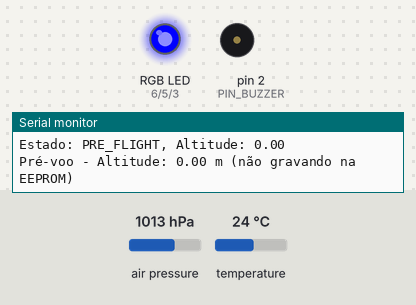
Bench run of a sketch on a simulated Arduino Uno, built with avr-gcc and run on an emulated ATmega328P. Shown: an RGB LED mixed from three pins (HIGH = lit), buzzer (waves = sounding), the last lines printed to the serial monitor. The inputs (shaded band) are chosen by the test bench; at power-on: air pressure 1013 hPa, temperature 24 °C. Storage starts empty; EEPROM starts erased; pins used as bus, display or sensor lines are not drawn.

Above: at 2.3 s.
2.4 s: air pressure set to 1011 hPa
At 2.94 s:
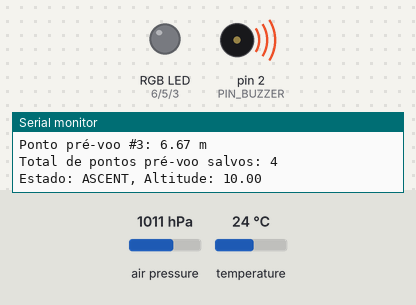
At 3.65 s:
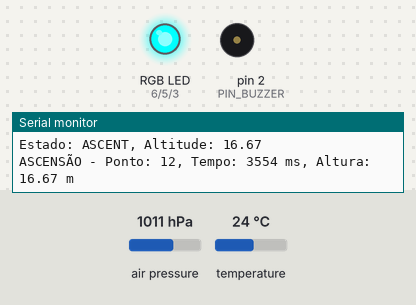
5.4 s: air pressure set to 1025 hPa
At 6.5 s:
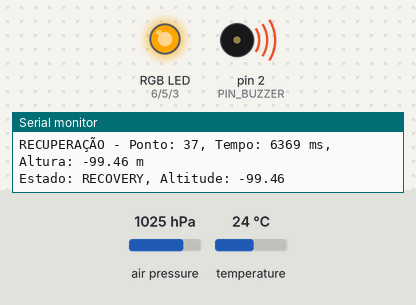
Timing chart, 0 to 17.4 s (numbered marks = the images above; inputs shaded):
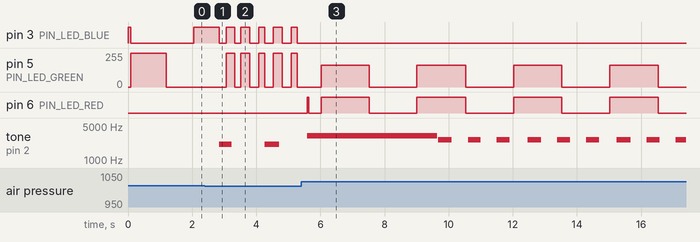

The sketch:

recovery.ino
```cpp
#include <SFE_BMP180.h>
#include <Wire.h>
#include <EEPROM.h>
#include <SD.h>
#include <SPI.h>

File logFile;

SFE_BMP180 pressure;
#define PIN_SKIB 1
#define PIN_BUZZER 2
#define PIN_LED_RED 6
#define PIN_LED_GREEN 5 //na placa do computador de bordo, está invertido com o blue, portanto depois mude esta linha pra 5 e a do blue para 3
#define PIN_LED_BLUE 3
#define PIN_SPI_CS 10
#define PIN_SPI_MOSI 11
#define PIN_SPI_MISO 12
#define PIN_SPI_SCK 13


#define MAX_ALTITUDE_ADDRESS 0        // Altitude máxima (2 bytes - short int)
#define BASE_PRESSURE_ADDRESS 2       // Pressão base (4 bytes - double)
#define FLIGHT_DATA_START_ADDRESS 6   // Início dos dados de voo (após os 6 bytes usados)
//#define MAX_FLIGHT_DATA_POINTS 250    // Total de pontos (EEPROM: 512 - 6 = 506 bytes / 2 = 253, arredondamos para 250)
#define MAX_FLIGHT_DATA_POINTS 497    // Total de pontos (EEPROM: 1000 - 6 = 994 bytes / 2 = 497)
#define ALTITUDE_SCALE_FACTOR 10.0    // Fator de escala: multiplicar por 10 para preservar 1 casa decimal
#define WINDOW_SIZE 5
#define ASCENT_THRESHOLD 5.0  // Altitude em metros para considerar que o foguete começou a subir
#define DESCENT_DETECTION_THRESHOLD 5.0  // Diferença em metros para detectar descida
#define JUMP_ASCENT 3
#define JUMP_DESCENT 30
#define SKIB_DEACTIVATION_TIME 2000     // Contagem para desativar o SKIB
#define SKIB_BUZZER_DURATION 4000       // Duração do buzzer durante ativação do SKIB (4 segundos)
#define MIN_ALTITUDE_TO_RECORD 5.0      // Altitude mínima para iniciar gravação na EEPROM
#define PRE_FLIGHT_QUEUE_SIZE 4        // Tamanho da fila de pontos pré-voo

// Intervalos para gravação na EEPROM
#define RECORD_INTERVAL_ASCENT 50     // 50ms durante a subida (maior frequência)
#define RECORD_INTERVAL_DESCENT 200   // 200ms durante a descida (menor frequência)

// Intervalos para gravação no SD Card
#define RECORD_INTERVAL_SD 10     // 10ms para gravação no SD Card

// Estados do sistema
enum FlightState {
  PRE_FLIGHT,    // Pré-voo: monitorando altura, bipando, mas não gravando na EEPROM
  ASCENT,        // Ascensão: gravando dados na EEPROM com alta frequência
  RECOVERY       // Recuperação: SKIB ativado, gravando com baixa frequência
};

// Variáveis para gravação na EEPROM
unsigned int recordCounter = 0;        // Contador de registros gravados
unsigned long lastRecordTime = 0;      // Tempo da última gravação

// Variáveis para gravação no SD Card
unsigned long lastSdRecordTime = 0;      // Tempo da última gravação no SD

// Sistema de estados
FlightState currentState = PRE_FLIGHT;

// Fila circular para pontos pré-voo
double preFlightQueue[PRE_FLIGHT_QUEUE_SIZE];
int preFlightQueueIndex = 0;
bool preFlightQueueFull = false;


double baseline;
double maxAltitude = -999;
bool armado = true;
int jumpSubida = JUMP_ASCENT;
int jumpDescida = JUMP_DESCENT;
int contadorDeTempo = 0;
bool isDescending = false;
bool sensorConnected = false;
bool apogeuDetectado = false; // Flag que indica se já detectamos o apogeu
double smoothedAltitude = 0.0;  // Adicionada como variável global

unsigned long skibActivatedAt = 0;
bool skibDeactivated  = false;

// Variáveis para controle do buzzer durante ativação do SKIB
bool skibBuzzerActive = false;
unsigned long skibBuzzerEndTime = 0;


double alturasSuavizadas[5] = {0, 0, 0, 0, 0};
double altitudeReadings[WINDOW_SIZE] = {0}; // ? inicializando array com escalar?
int currentReadingIndex = 0;
int totalReadings = 0;

// constantes de tempo
// Intervalos em milissegundos do led isWorking
const unsigned long BLINK_INTERVAL = 1000; // ciclo completo de 1 segundo
const unsigned long BLINK_ON_TIME  = 100;  // LED fica ligado 100 ms

// Estado do LED de trabalho
unsigned long previousBlinkMillis = 0;
bool ledWorkingState = LOW;

// ——— Configuração do buzzer periódico ———
const unsigned long BEEP_PERIOD_PREFLIGHT = 3000;  // intervalo entre beeps no pré-voo (ms)
const unsigned long BEEP_PERIOD_ASCENT     = 1000;  // intervalo entre beeps na ascensão (ms)
const unsigned long BEEP_PERIOD_RECOVERY   = 500;   // intervalo entre beeps na recuperação (ms)
const unsigned long BEEP_DURATION  =  400;  // duração de cada beep (ms)
const unsigned int  BEEP_FREQUENCY_PREFLIGHT = 1500;  // frequência para pré-voo (Hz)
const unsigned int  BEEP_FREQUENCY_ASCENT    = 2093;  // frequência para ascensão (Hz)
const unsigned int  BEEP_FREQUENCY_RECOVERY  = 3136;  // frequência para recuperação (Hz)
const unsigned int  BEEP_FREQUENCY_SKIB      = 2637;  // frequência após ativação do skib (Hz)

unsigned long previousBeepTime = 0;
bool isBeeping = false;

// Estado do buzzer
unsigned long previousBeepMillis = 0;
bool buzzerState = HIGH; // buzzer inativo é HIGH

// Controle de tempo para leitura do sensor (substitui o delay)
const unsigned long SENSOR_READ_INTERVAL = 50;  // 50ms entre leituras do sensor
unsigned long lastSensorReadTime = 0;

// Armazena o começo do voo
unsigned long flightStartTime = 0;

void setup() {
  Serial.begin(9600);
  Serial.println(F("Iniciando sistema de altímetro"));

  pinMode(PIN_LED_RED, OUTPUT);
  pinMode(PIN_LED_GREEN, OUTPUT);
  pinMode(PIN_LED_BLUE, OUTPUT);
  pinMode(PIN_BUZZER, OUTPUT);
  pinMode(PIN_SKIB, OUTPUT);

  setRGB(0, 0, 255); // Blue light while booting

  bool sdReady = setupSDCard();
  bool sensorReady = pressure.begin();
  sensorConnected = sensorReady;

  if (sensorReady && sdReady) {
    Serial.println(F("Sistema pronto. Altimetro e SD Card OK."));
    setRGB(0, 255, 0); // Green
    delay(1000); // Show green light for 1 second
  } else {
    // Loop indefinitely and blink the error color
    while (1) {
      if (!sensorReady && !sdReady) {
        Serial.println(F("ERRO: Falha no Altimetro e no SD Card!"));
        setRGB(255, 0, 0); // Red
      } else if (sensorReady && !sdReady) {
        Serial.println(F("ERRO: Falha no SD Card!"));
        setRGB(255, 255, 0); // Yellow
      } else if (!sensorReady && sdReady) {
        Serial.println(F("ERRO: Falha no Altimetro!"));
        setRGB(255, 0, 255); // Magenta
      }
      delay(500);
      setRGB(0, 0, 0); // Off
      delay(500);
    }
  }

  baseline = readBaselineFromEEPROM();
  resetBaseline();

  // Inicializar fila pré-voo
  initializePreFlightQueue();
}
bool setupSDCard() {
  Serial.print(F("Initializing SD card..."));
  pinMode(PIN_SPI_CS, OUTPUT);

  if (!SD.begin(PIN_SPI_CS)) {
    Serial.println(F("initialization failed!"));
    return false;
  }
  Serial.println(F("initialization done."));

  // Create a new file
  char fileName[] = "LOG_00.CSV";
  for (uint8_t i = 0; i < 100; i++) {
    fileName[4] = i / 10 + '0';
    fileName[5] = i % 10 + '0';
    if (!SD.exists(fileName)) {
      // Create the file
      logFile = SD.open(fileName, FILE_WRITE);
      break;
    }
  }

  if (logFile) {
    Serial.print(F("Logging to: "));
    Serial.println(fileName);
    logFile.println("Timestamp,Altitude,State");
    logFile.flush();
    return true;
  } else {
    Serial.println(F("Couldn't create file!"));
    return false;
  }
}

void logDataToSD() {
  if (logFile) {

    unsigned long tempoDeVoo_ms = millis() - flightStartTime; //Converter o tempo de vôo para tempo de vôo efetivo em segundos

    double tempoDeVoo_s = tempoDeVoo_ms / 1000.0;

    logFile.print(tempoDeVoo_s);

    logFile.print(",");
    logFile.print(smoothedAltitude);
    logFile.print(",");
    logFile.println(getStateString());
    logFile.flush();
  }
}


void loop() {
  // Controlar frequência de leitura do sensor sem bloquear o programa
  unsigned long currentTime = millis();

  // Grava no cartão SD em alta frequência
  if (currentTime - lastSdRecordTime >= RECORD_INTERVAL_SD) {
    lastSdRecordTime = currentTime;
    if (currentState != PRE_FLIGHT) { // Começa a gravar no SD depois do PRE_FLIGHT
        logDataToSD();
    }
  }

  // Só faz leitura do sensor a cada SENSOR_READ_INTERVAL ms
  if (currentTime - lastSensorReadTime >= SENSOR_READ_INTERVAL) {
    lastSensorReadTime = currentTime;

    double P = getPressure();
    if (P != -1) {
      double rawAltitude = pressure.altitude(P, baseline);
      smoothedAltitude = getSmoothedAltitude(rawAltitude);

      // Atualizar alturas suavizadas
      updateSmoothAltitudeHistory();


      if (currentState != PRE_FLIGHT) {
          logDataToSD(); // Chama a gravação da altura para o modulo sd
      }

      Serial.print(F("Estado: "));
      Serial.print(getStateString());
      Serial.print(F(", Altitude: "));
      Serial.println(smoothedAltitude);

      // Lógica baseada em estados
      switch (currentState) {
        case PRE_FLIGHT:
          handlePreFlightState();
          break;
        case ASCENT:
          handleAscentState();
          break;
        case RECOVERY:
          handleRecoveryState();
          break;
      }

      // Verificar transições de estado
      checkStateTransitions();

      // Atualizar altitude máxima
      if (smoothedAltitude > maxAltitude) {
        maxAltitude = smoothedAltitude;
      }

      // Gerenciar desativação do SKIB
      if (!armado && !skibDeactivated && millis() - skibActivatedAt >= SKIB_DEACTIVATION_TIME) {
        desativarSkib();
        skibDeactivated = true;
        Serial.println(F("SKIB desativado após timeout."));
      }
    }
  }

  // Gerenciar buzzer e LEDs (executam sempre, independente da leitura do sensor)
  updateSkibBuzzer();
  updateStateLED();
  updateBuzzerByState();

  // Removido o delay(50) - agora controlado por millis()
}

// Gerencia o buzzer durante a ativação do SKIB
void updateSkibBuzzer() {
  if (skibBuzzerActive) {
    // Se o tempo de buzzer do SKIB acabou
    if (millis() >= skibBuzzerEndTime) {
      noTone(PIN_BUZZER);
      skibBuzzerActive = false;
      Serial.println(F("Buzzer do SKIB finalizado."));
    }
    // Caso contrário, manter o buzzer ligado
  }
}

// Salva a altitude na EEPROM como um short int
void saveAltitudeToEEPROM(double altitude, unsigned int index) {
  // Converte altitude para short int com fator de escala
  short int altitudeScaled;

  // Limitação: tratamento para altitudes fora do intervalo representável
  if (altitude < -3276.8) {
    altitudeScaled = -32768;
  }
  else if (altitude > 3276.7) {
    altitudeScaled = 32767;
  }
  else {
    altitudeScaled = (short int)(altitude * ALTITUDE_SCALE_FACTOR);  // Multiplica por 10 para preservar uma casa decimal
  }

  // Calcula o endereço na EEPROM (cada registro ocupa 2 bytes)
  int address = FLIGHT_DATA_START_ADDRESS + (index * 2);

  // Grava o short int na EEPROM
  EEPROM.put(address, altitudeScaled);
}

// Lê a altitude da EEPROM
double readAltitudeFromEEPROM(unsigned int index) {
  int address = FLIGHT_DATA_START_ADDRESS + (index * 2);
  short int altitudeScaled;

  // Lê o short int da EEPROM
  EEPROM.get(address, altitudeScaled);

  // Converte de volta para double
  return altitudeScaled / ALTITUDE_SCALE_FACTOR;
}


double getSmoothedAltitude(double newAltitude) { //faz  a media das ultimas windowsize altitudes
  altitudeReadings[currentReadingIndex] = newAltitude; //o indice atual recebe a altura atual
  currentReadingIndex = (currentReadingIndex + 1) % WINDOW_SIZE; // contador de 1 a 5

  double sum = 0;
  int count = totalReadings < WINDOW_SIZE ? totalReadings : WINDOW_SIZE;  //if totalreadins(começa em 0), menor que o vetor window size 5
  for (int i = 0; i < count; i++) {
    sum += altitudeReadings[i];
  }

  totalReadings++;
  return sum / count;
}

double getPressure() {
  char status;
  double T, P;  // T = temperatura, P = pressão

  // ETAPA 1: Iniciar medição de temperatura
  status = pressure.startTemperature();  // Inicia a medição de temperatura
  if (status == 0) return -1;            // Se houver erro, interrompe imediatamente

  delay(status);  // Aguarda o tempo necessário para completar a medição

  // ETAPA 2: Obter a temperatura
  status = pressure.getTemperature(T);   // Lê o valor da temperatura
  if (status == 0) return -1;            // Se houver erro, interrompe imediatamente

  // ETAPA 3: Iniciar medição de pressão
  status = pressure.startPressure(1);    // Inicia a medição de pressão (1 = resolução padrão)
  if (status == 0) return -1;            // Se houver erro, interrompe imediatamente

  delay(status);  // Aguarda o tempo necessário para completar a medição

  // ETAPA 4: Obter a pressão (usando a temperatura como parâmetro)
  status = pressure.getPressure(P, T);   // Lê o valor da pressão
  if (status == 0) return -1;            // Se houver erro, interrompe imediatamente

  return P;  // Retorna o valor da pressão se tudo funcionou corretamente
}

void ativaSkib() {
  digitalWrite(PIN_SKIB, HIGH);
  setRGB(255, 0, 0); // Red
}

void desativarSkib() {
  digitalWrite(PIN_SKIB, LOW);
  // The LED will be controlled by updateStateLED in the loop
}

// Salva a altitude máxima na EEPROM
void saveMaxAltitudeToEEPROM(short int maxAltitudeInt) {
  EEPROM.put(MAX_ALTITUDE_ADDRESS, maxAltitudeInt);
}

// Lê a altitude máxima da EEPROM
double readMaxAltitudeFromEEPROM() {
  short int maxAltitudeInt;
  EEPROM.get(MAX_ALTITUDE_ADDRESS, maxAltitudeInt);
  return maxAltitudeInt / 10.0;
}

double readBaselineFromEEPROM() {
  double savedBaseline;
  EEPROM.get(BASE_PRESSURE_ADDRESS, savedBaseline);
  return (savedBaseline > 0) ? savedBaseline : getPressure();
}

void saveBaselineToEEPROM(double pressure) {
  EEPROM.put(BASE_PRESSURE_ADDRESS, pressure);
}

void setRGB(byte red, byte green, byte blue) {
  analogWrite(PIN_LED_RED, red);
  analogWrite(PIN_LED_GREEN, green);
  analogWrite(PIN_LED_BLUE, blue);
}


// Dispara o buzzer baseado no estado atual do sistema
void updateBuzzerByState() {
  if (skibBuzzerActive) return; // Não interferir com o buzzer do SKIB

  unsigned long now = millis();
  unsigned long beepPeriod;
  unsigned int beepFrequency;

  // Definir período e frequência baseado no estado
  switch (currentState) {
    case PRE_FLIGHT:
      beepPeriod = BEEP_PERIOD_PREFLIGHT;
      beepFrequency = BEEP_FREQUENCY_PREFLIGHT;
      break;
    case ASCENT:
      beepPeriod = BEEP_PERIOD_ASCENT;
      beepFrequency = BEEP_FREQUENCY_ASCENT;
      break;
    case RECOVERY:
      if (armado) {
        beepPeriod = BEEP_PERIOD_RECOVERY;
        beepFrequency = BEEP_FREQUENCY_RECOVERY;
      } else {
        beepPeriod = BEEP_PERIOD_RECOVERY;
        beepFrequency = BEEP_FREQUENCY_SKIB;
      }
      break;
  }

  if (!isBeeping) {
    // Hora de iniciar um novo beep?
    if (now - previousBeepTime >= beepPeriod) {
      tone(PIN_BUZZER, beepFrequency);
      isBeeping = true;
      previousBeepTime = now;
    }
  } else {
    // Já tocou o suficiente?
    if (now - previousBeepTime >= BEEP_DURATION) {
      noTone(PIN_BUZZER);
      isBeeping = false;
      previousBeepTime = now;
    }
  }
}

void updateStateLED() {
  unsigned long currentTime = millis();
  int blinkSpeed;

  // Determine blink speed based on state
  switch (currentState) {
    case PRE_FLIGHT:
      blinkSpeed = 1000; // Slow blink
      break;
    case ASCENT:
      blinkSpeed = 250;  // Fast blink
      break;
    case RECOVERY:
      blinkSpeed = 1500; // Slower blink
      break;
    default:
      blinkSpeed = 1000;
      break;
  }

  // Simple blinking logic
  if ((currentTime / blinkSpeed) % 2 == 0) {
    // Set color based on state
    switch (currentState) {
      case PRE_FLIGHT:
        setRGB(0, 0, 255); // Blue
        break;
      case ASCENT:
        setRGB(0, 255, 255); // Cyan
        break;
      case RECOVERY:
        setRGB(255, 165, 0); // Orange
        break;
    }
  } else {
    // LED is off during the other half of the blink cycle
    setRGB(0, 0, 0);
  }
}

// Verifica se as leituras de altitude estão estáveis
bool isAltitudeStable() {
  return abs(alturasSuavizadas[0] - alturasSuavizadas[1]) < 5.0 &&
         abs(alturasSuavizadas[1] - alturasSuavizadas[2]) < 5.0;
}

void resetBaseline() {
  baseline = getPressure();
  saveBaselineToEEPROM(baseline);
  Serial.print(F("Baseline resetado: "));
  Serial.print(baseline);
  Serial.println(F(" m (- nível do mar)."));
}


// Ativa o sistema de recuperação
void activateRecoverySystem() {
  ativaSkib();               // liga o SKIB
  armado = false;
  isDescending = true;
  currentState = RECOVERY;   // Transição para estado de recuperação
  setRGB(255, 0, 0); // Red
  skibActivatedAt = millis();  // marca o instante de acionamento
  skibDeactivated  = false;    // garante que ainda não desativamos
  saveMaxAltitudeToEEPROM((short int)(maxAltitude * 10));

  // Ativa o buzzer por 4 segundos
  tone(PIN_BUZZER, BEEP_FREQUENCY_RECOVERY);
  skibBuzzerActive = true;
  skibBuzzerEndTime = millis() + SKIB_BUZZER_DURATION;

  Serial.println(F("Sistema de recuperação ativado com buzzer!"));
}

// ========== NOVAS FUNÇÕES PARA SISTEMA DE ESTADOS ==========

// Inicializa a fila de pontos pré-voo
void initializePreFlightQueue() {
  for (int i = 0; i < PRE_FLIGHT_QUEUE_SIZE; i++) {
    preFlightQueue[i] = 0.0;
  }
  preFlightQueueIndex = 0;
  preFlightQueueFull = false;
}

// Adiciona um ponto à fila circular pré-voo
void addToPreFlightQueue(double altitude) {
  preFlightQueue[preFlightQueueIndex] = altitude;
  preFlightQueueIndex = (preFlightQueueIndex + 1) % PRE_FLIGHT_QUEUE_SIZE;
  if (preFlightQueueIndex == 0) {
    preFlightQueueFull = true;
  }
}

// Atualiza o histórico de alturas suavizadas
void updateSmoothAltitudeHistory() {
  alturasSuavizadas[4] = alturasSuavizadas[3];
  alturasSuavizadas[3] = alturasSuavizadas[2];
  alturasSuavizadas[2] = alturasSuavizadas[1];
  alturasSuavizadas[1] = alturasSuavizadas[0];
  alturasSuavizadas[0] = smoothedAltitude;
}

// Retorna string do estado atual
String getStateString() {
  switch (currentState) {
    case PRE_FLIGHT: return "PRE_FLIGHT";
    case ASCENT: return "ASCENT";
    case RECOVERY: return "RECOVERY";
    default: return "UNKNOWN";
  }
}

// Gerencia o estado PRE_FLIGHT
void handlePreFlightState() {
  // Adicionar altitude atual à fila pré-voo
  addToPreFlightQueue(smoothedAltitude);

  // Não grava na EEPROM durante pré-voo, apenas monitora
  Serial.print(F("Pré-voo - Altitude: "));
  Serial.print(smoothedAltitude);
  Serial.println(F(" m (não gravando na EEPROM)"));
}

// Gerencia o estado ASCENT
void handleAscentState() {
  // Gravar altitude na EEPROM com alta frequência
  if (millis() - lastRecordTime >= RECORD_INTERVAL_ASCENT &&
      recordCounter < MAX_FLIGHT_DATA_POINTS) {

    saveAltitudeToEEPROM(smoothedAltitude, recordCounter);
    recordCounter++;
    lastRecordTime = millis();

    Serial.print(F("ASCENSÃO - Ponto: "));
    Serial.print(recordCounter);
    Serial.print(F(", Tempo: "));
    Serial.print(lastRecordTime);
    Serial.print(F(" ms, Altura: "));
    Serial.print(smoothedAltitude);
    Serial.println(F(" m"));
  }
}

// Gerencia o estado RECOVERY
void handleRecoveryState() {
  // Gravar altitude na EEPROM com baixa frequência
  if (millis() - lastRecordTime >= RECORD_INTERVAL_DESCENT &&
      recordCounter < MAX_FLIGHT_DATA_POINTS) {

    saveAltitudeToEEPROM(smoothedAltitude, recordCounter);
    recordCounter++;
    lastRecordTime = millis();

    Serial.print(F("RECUPERAÇÃO - Ponto: "));
    Serial.print(recordCounter);
    Serial.print(F(", Tempo: "));
    Serial.print(lastRecordTime);
    Serial.print(F(" ms, Altura: "));
    Serial.print(smoothedAltitude);
    Serial.println(F(" m"));
  }
}

// Verifica e executa transições de estado
void checkStateTransitions() {
  switch (currentState) {
    case PRE_FLIGHT:
      // Transição para ASCENT quando altura ultrapassa threshold
      if (smoothedAltitude >= ASCENT_THRESHOLD) {
        currentState = ASCENT;
        flightStartTime = millis(); //começa a contar tempo de voo

        Serial.println(F("TRANSIÇÃO: PRE_FLIGHT -> ASCENT"));

        // Salvar os pontos pré-voo na EEPROM
        savePreFlightPointsToEEPROM();

        // Inicializar tempo de gravação
        lastRecordTime = millis();
      }
      break;

    case ASCENT:
      // Transição para RECOVERY quando detecta descida significativa
      if (alturasSuavizadas[0] <= maxAltitude - DESCENT_DETECTION_THRESHOLD && armado) {
        Serial.println(F("TRANSIÇÃO: ASCENT -> RECOVERY"));
        activateRecoverySystem();
        apogeuDetectado = true;
        isDescending = true;
      }
      break;

    case RECOVERY:
      // Estado final - sem transições
      break;
  }
}

// Salva os pontos pré-voo na EEPROM
void savePreFlightPointsToEEPROM() {
  Serial.println(F("Salvando pontos pré-voo na EEPROM..."));

  // Determinar quantos pontos salvar
  int pointsToSave = preFlightQueueFull ? PRE_FLIGHT_QUEUE_SIZE : preFlightQueueIndex;

  // Salvar os pontos na ordem correta (mais antigo primeiro)
  for (int i = 0; i < pointsToSave; i++) {
    int queueIndex;
    if (preFlightQueueFull) {
      // Se a fila está cheia, começar do ponto mais antigo
      queueIndex = (preFlightQueueIndex + i) % PRE_FLIGHT_QUEUE_SIZE;
    } else {
      // Se a fila não está cheia, começar do índice 0
      queueIndex = i;
    }

    double altitude = preFlightQueue[queueIndex];
    saveAltitudeToEEPROM(altitude, recordCounter);
    recordCounter++;

    Serial.print(F("Ponto pré-voo #"));
    Serial.print(i);
    Serial.print(F(": "));
    Serial.print(altitude);
    Serial.println(F(" m"));
  }

  Serial.print(F("Total de pontos pré-voo salvos: "));
  Serial.println(pointsToSave);
}
```

Measured:
- the behaviour switches between 1013 and 1012 hPa on air pressure (found by bisection; images 0 and 1)
- after the input at 2.4 s, pin 5 (PIN_LED_GREEN): 0/255 → 255/255 after 0.66 s, → 0/255 0.27 s later, → 255/255 0.19 s later, → 0/255 0.28 s later, … (10 changes in this stretch)
- after the input at 5.4 s, pin 3 (PIN_LED_BLUE): stops changing and stays LOW; pin 6 (PIN_LED_RED): goes HIGH 0.05 s, LOW 0.39 s, 3 × (HIGH 1.5 s, LOW 1.5 s), HIGH 1.5 s, then LOW, starting after 0.19 s
- by itself, tone on pin 2 (PIN_BUZZER): plays 3136 Hz for 4.1 s, 2637 Hz for 0.43 s, 2637 Hz for 0.40 s, 2637 Hz for 0.40 s, 2637 Hz for 0.43 s, 2637 Hz for 0.40 s … (10 notes in this stretch)
